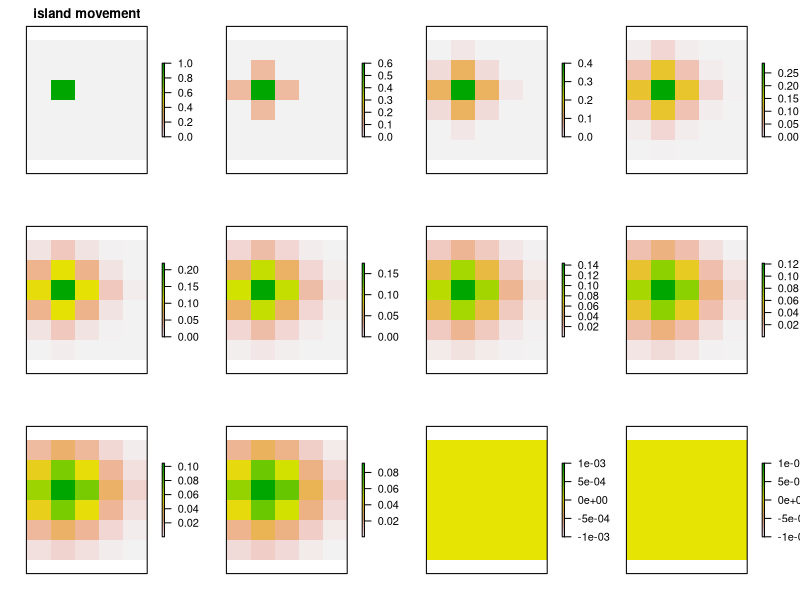
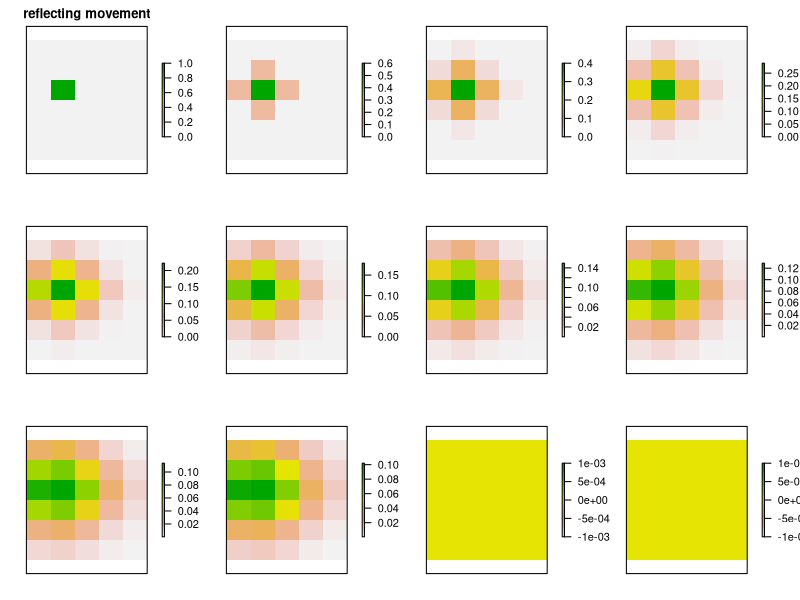

Reproduce these figures in R, in order.
## ---- chunk 1

  #create a starting matrix and proportion moving
  m <- matrix(c(0,0,0,0,1,0,0,0,0),nrow=3,ncol=3)
  pMove <- 0.4

  #island model uses 0's for boundary cells
  mW = cbind( rep(0,nrow(m)), m[,-ncol(m)] )
  mN = rbind( rep(0,ncol(m)), m[-nrow(m),] )
  mE = cbind( m[,-1], rep(0,nrow(m)) )
  mS = rbind( m[-1,], rep(0,ncol(m)) )
 
  #calc arrivers in a cell from it's 4 neighbours
  mArrivers <- pMove*(mN + mE + mS + mW)/4
  mStayers <- (1-pMove)*m
  
  mNew <- mArrivers + mStayers
## ---- chunk 2
  mNew
## ---- chunk 3
rtMoveIsland <- function(m, pMove=0.4) {
  
  #speed efficient way of doing movement
  #create a copy of the matrix shifted 1 cell in each cardinal direction
  #island model uses 0's for boundary cells
  mW = cbind( rep(0,nrow(m)), m[,-ncol(m)] )
  mN = rbind( rep(0,ncol(m)), m[-nrow(m),] )
  mE = cbind( m[,-1], rep(0,nrow(m)) )
  mS = rbind( m[-1,], rep(0,ncol(m)) )
 
  #calc arrivers in a cell from it's 4 neighbours
  mArrivers <- pMove*(mN + mE + mS + mW)/4
  mStayers <- (1-pMove)*m
  
  mNew <- mArrivers + mStayers
  
  return( mNew )
}
## ---- chunk 4
rtMoveReflect <- function(m, pMove=0.4) {
  
  #speed efficient way of doing movement
  #create a copy of the matrix shifted 1 cell in each cardinal direction
  #reflecting boundaries
  #0's from island model above are replaced with a copy of boundary row or col
  mW = cbind( m[,1], m[,-ncol(m)] )
  mN = rbind( m[1,], m[-nrow(m),] )
  mE = cbind( m[,-1], m[,ncol(m)] )
  mS = rbind( m[-1,], m[nrow(m),] ) 
  
  #calc arrivers in a cell from it's 4 neighbours
  mArrivers <- pMove*(mN + mE + mS + mW)/4
  mStayers <- (1-pMove)*m
  
  mNew <- mArrivers + mStayers
  
  return( mNew )
}
## ---- chunk 5

nY <- 6
nX <- 5
nDays <- 12
#create arrays to store results
aIsland <- aReflect <- array(0, dim=c(nY, nX, nDays))

#populate central cell of starting grid on day1
aIsland[3,2,1] <- aReflect[3,2,1] <- 1
#set proportion moving
pMove <- 0.4

for(day in 2:10)
{
  aIsland[,,day] <- rtMoveIsland(aIsland[,,day-1], pMove=pMove)  
  aReflect[,,day] <- rtMoveReflect(aReflect[,,day-1], pMove=pMove)
    
}

#quick way of displaying the resulting arrays
require(raster)
plot( raster::brick(aIsland), axes=FALSE, main="island movement" )
#round(mIsland,2)

plot( raster::brick(aReflect), axes=FALSE, main="reflecting movement" )
#round(mReflect,2)
